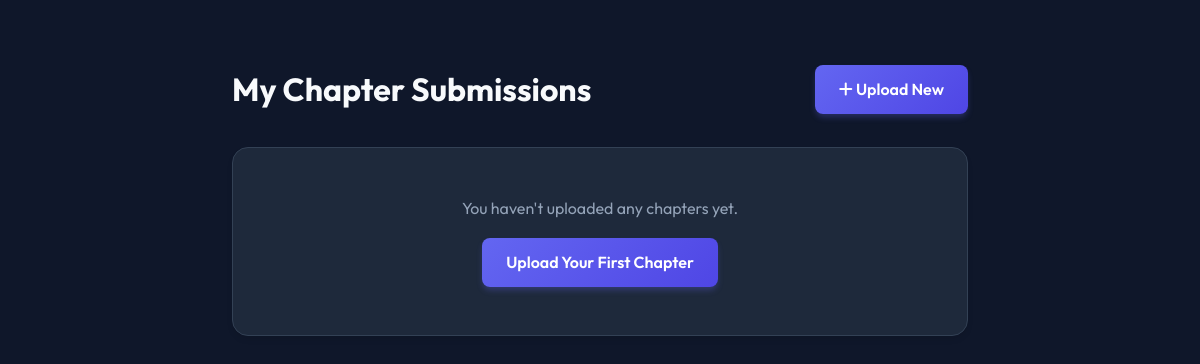
/my-chapters/ (signed in), run on an earlier commit of the app's database.
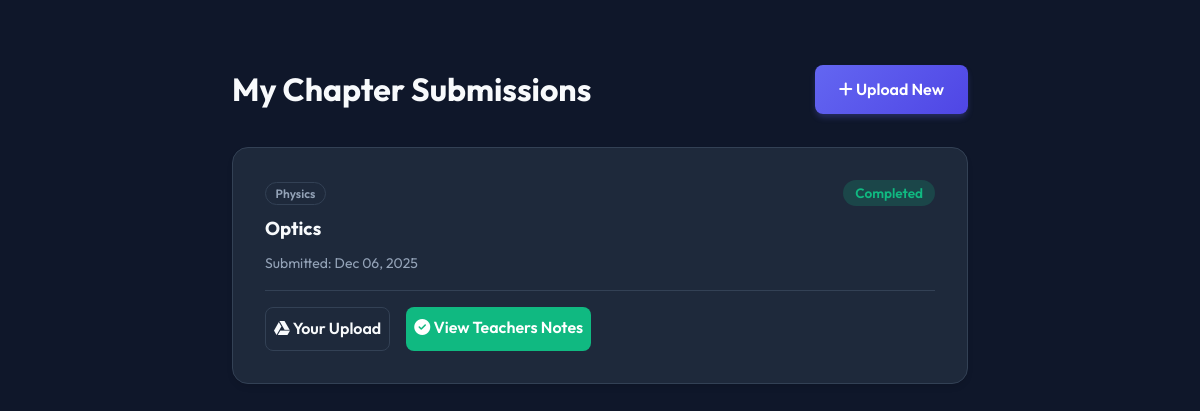
And on a later commit of the database.
### dashboard/models.py (models this page shows, shortened)
class ChapterSubmission(models.Model):
    student = models.ForeignKey(User, on_delete=models.CASCADE, related_name='chapter_submissions')
    subject = models.CharField(max_length=100)
    chapter_name = models.CharField(max_length=200)
    student_drive_link = models.URLField(help_text="Google Drive link for the chapter PDF/Folder")
    teacher_notes_link = models.URLField(blank=True, null=True, help_text="Google Drive link for the checked notes")
    created_at = models.DateTimeField(auto_now_add=True)
    is_completed = models.BooleanField(default=False)

### dashboard/views.py (the view)
# urls.py: path('my-chapters/', views.student_chapters, name='student_chapters'),
@login_required
def student_chapters(request):
    chapters = ChapterSubmission.objects.filter(student=request.user).order_by('-created_at')
    return render(request, 'dashboard/student_chapters.html', {'chapters': chapters})

### templates/dashboard/student_chapters.html
{% extends 'base.html' %}
{% block content %}
<div class="container" style="max-width: 800px; margin-top: 2rem;">
    <div style="display: flex; justify-content: space-between; align-items: center; margin-bottom: 2rem;">
        <h1>My Chapter Submissions</h1>
        <a href="{% url 'submit_chapter' %}" class="btn btn-primary">
            <i class="fas fa-plus"></i> Upload New
        </a>
    </div>
    {% if chapters %}
    {% for chapter in chapters %}
    <div class="card" style="margin-bottom: 1.5rem;">
        <div style="display: flex; justify-content: space-between; align-items: flex-start;">
            <div>
                <span
                    style="background: var(--surface); color: var(--text-muted); padding: 0.2rem 0.6rem; border-radius: 1rem; font-size: 0.75rem; font-weight: 600; border: 1px solid var(--border);">
                    {{ chapter.subject }}
                </span>
                <h3 style="margin: 0.5rem 0;">{{ chapter.chapter_name }}</h3>
                <div style="font-size: 0.875rem; color: var(--text-muted);">
                    Submitted: {{ chapter.created_at|date:"M d, Y" }}
                </div>
            </div>
            <div>
                {% if chapter.is_completed %}
                <span
                    style="background: rgba(16, 185, 129, 0.2); color: #10b981; padding: 0.25rem 0.75rem; border-radius: 1rem; font-size: 0.85rem; font-weight: 600;">
                    Completed
                </span>
                {% else %}
                <span
                    style="background: rgba(251, 188, 4, 0.2); color: #fbbc04; padding: 0.25rem 0.75rem; border-radius: 1rem; font-size: 0.85rem; font-weight: 600;">
                    Awaiting Response
                </span>
                {% endif %}
            </div>
        </div>
        <div
            style="margin-top: 1rem; padding-top: 1rem; border-top: 1px solid var(--border); display: flex; gap: 1rem; flex-wrap: wrap;">
            <a href="{{ chapter.student_drive_link }}" target="_blank" class="btn"
                style="background: var(--surface); color: var(--text); padding: 0.5rem; text-decoration: none; border: 1px solid var(--border);">
                <i class="fab fa-google-drive"></i> Your Upload
            </a>
            {% if chapter.teacher_notes_link %}
            <a href="{{ chapter.teacher_notes_link }}" target="_blank" class="btn"
                style="background: #10b981; color: white; padding: 0.5rem; text-decoration: none;">
                <i class="fas fa-check-circle"></i> View Teachers Notes
            </a>
            {% endif %}
        </div>
    </div>
    {% endfor %}
    {% else %}
    <div class="card" style="text-align: center; padding: 3rem;">
        <p style="color: var(--text-muted);">You haven't uploaded any chapters yet.</p>
        <a href="{% url 'submit_chapter' %}" class="btn btn-primary" style="margin-top: 1rem;">Upload Your First
            Chapter</a>
    </div>
    {% endif %}
</div>
{% endblock %}

What changed in the data, as far as the page shows it:
added ChapterSubmission: subject "Physics", chapter_name "Optics", created_at "Dec 06, 2025", is_completed "Completed"
Also different on the page:
text no longer shown: "You haven't uploaded any chapters yet. Upload Your First Chapter"
